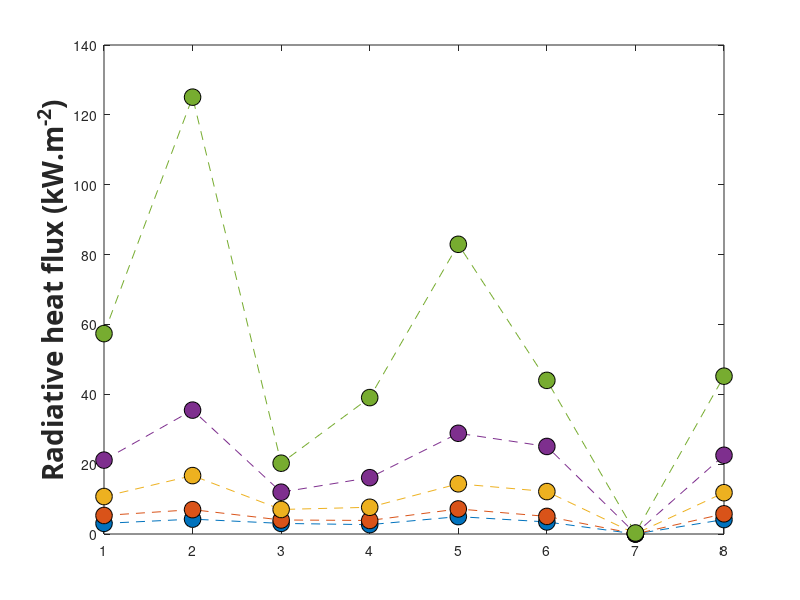

Reproduce this figure in MATLAB. (Note: this script raises an error after producing the figure.)
clear;
close all;
%AS3959 average Radiative heat flux Forest FDI80 

Radiative_heat_flux_BAL12p5 = [3.042404	4.2568874	3.03503289	2.6757229	4.976885733	3.4525092	0.022146019	4.13870615];
Radiative_heat_flux_BAL19 = [5.3061128	6.974822733	4.013836297	3.8795253	7.175294	5.0360181	0.028205126	5.780819];
Radiative_heat_flux_BAL29 = [10.72466243	16.72195833	7.021711167	7.6542003	14.37406333	12.146698	0.06323399	11.8228265];
Radiative_heat_flux_BAL40 = [21.15197025	35.46858667	11.97018563	16.128264	28.83510033	25.063714	0.112425463	22.5359095];
Radiative_heat_flux_FZ = [57.37724225	125.0698103	20.2672803	39.054878	82.938275	43.985594	0.29259874	45.180205];


plot([Radiative_heat_flux_BAL12p5],'o--','MarkerSize',12,'MarkerEdgeColor','black','MarkerFaceColor',[0, 0.4470, 0.7410]);
hold on
plot([Radiative_heat_flux_BAL19],'o--','MarkerSize',12,'MarkerEdgeColor','black','MarkerFaceColor',[0.8500, 0.3250, 0.0980]);
plot([Radiative_heat_flux_BAL29],'o--','MarkerSize',12,'MarkerEdgeColor','black','MarkerFaceColor',[0.9290, 0.6940, 0.1250]);
plot([Radiative_heat_flux_BAL40],'o--','MarkerSize',12,'MarkerEdgeColor','black','MarkerFaceColor',[0.4940, 0.1840, 0.5560]);
plot([Radiative_heat_flux_FZ],'o--','MarkerSize',12,'MarkerEdgeColor','black','MarkerFaceColor',[0.4660, 0.6740, 0.1880]);



ylabel('Radiative heat flux (kW.m^{-2})','FontWeight','bold','FontSize',20,...
    'FontName','Calibri');





ax = gca;
ax.XTickLabels = {'Roof','Gutter','Sub-floor','Door','Deck','Window','Back wall','Front wall'};
grid on;


box on
xtickangle(45)
xlabel('Location','FontWeight','bold','FontSize',20,...
    'FontName','Calibri');

set(gca,'fontsize',18);

legend('BAL 12.5','BAL 19','BAL 29','BAL 40','BAL FZ')
